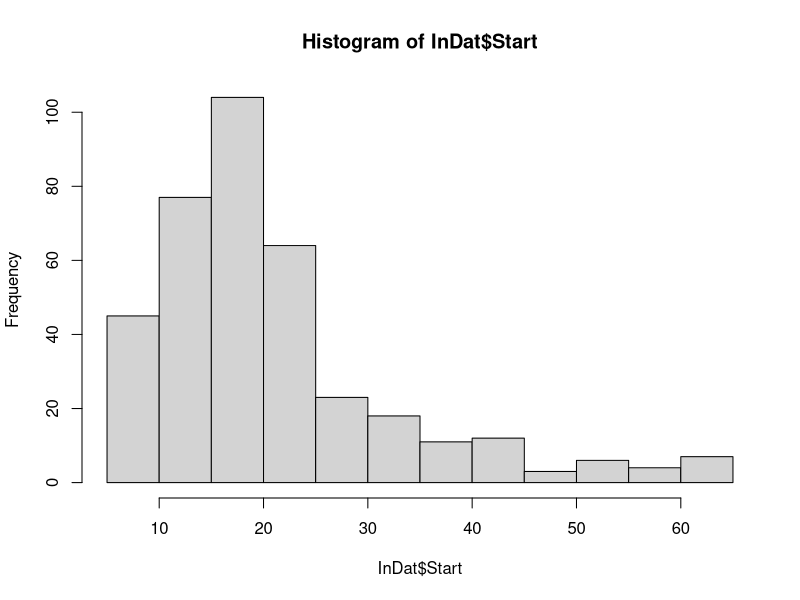
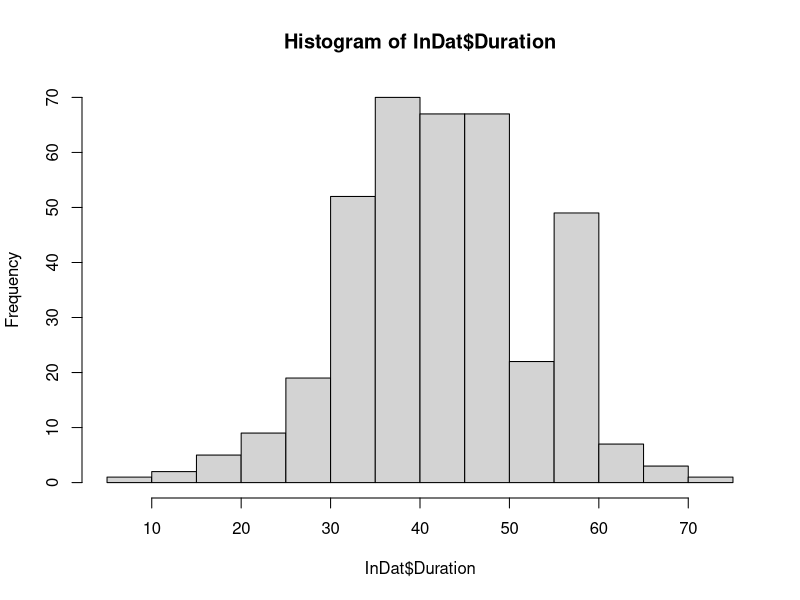
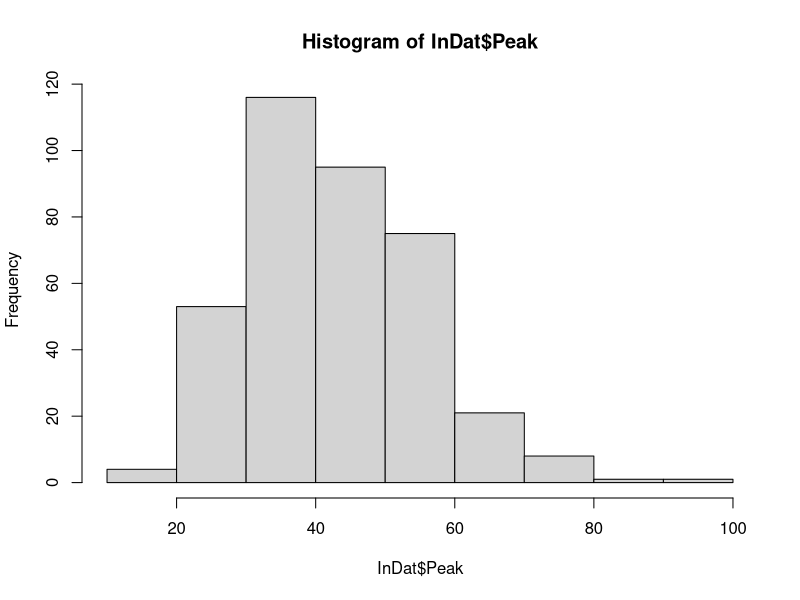
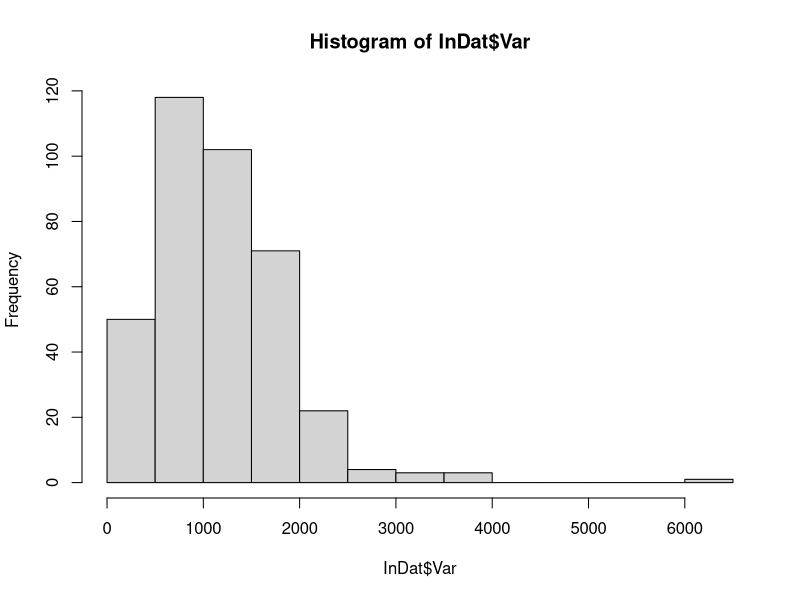
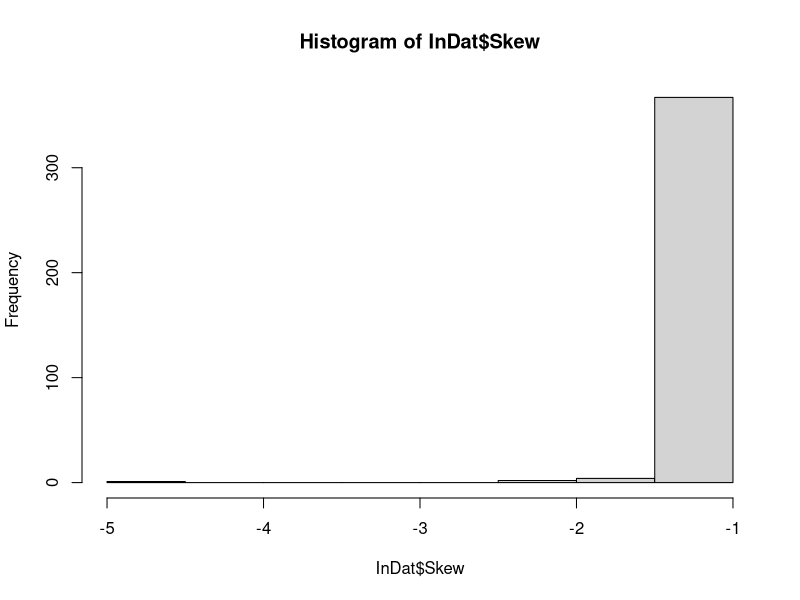
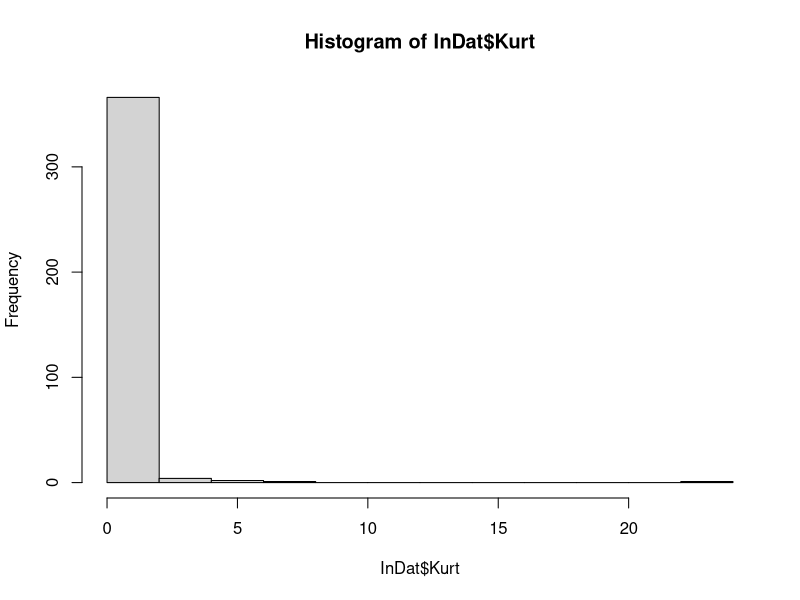

R code for these plots, in order:
## ---- chunk 1
library(tidyverse)
library(lme4)
## ---- chunk 2
InDat<-read.csv("./data/FloralDisplayInd.csv")
## ---- chunk 3
hist(InDat$Start)
hist(InDat$Duration)
hist(InDat$Peak)
hist(InDat$Var)
hist(InDat$Skew)
hist(InDat$Kurt)

InDat[InDat$Var > 5000 & !is.na(InDat$Kurt),c("Num","Fam","Pop","Var")]# Outlier?
InDat[InDat$Skew <= -4 & !is.na(InDat$Kurt),c("Num","Fam","Pop","Skew")]# Outlier?
InDat[InDat$Kurt >= 10 & !is.na(InDat$Kurt),c("Num","Fam","Pop","Kurt")]# Outlier?

## ---- chunk 4
PDat<-InDat %>%
  select(Num:Lat,Start,Peak,Duration,Var,Skew,Kurt) %>%
  mutate(S_Start = (Start-mean(Start,na.rm=T))/sd(Start,na.rm=T)) %>%
  mutate(S_Peak = (Peak-mean(Peak,na.rm=T))/sd(Peak,na.rm=T)) %>%  
  mutate(S_Duration = (Duration-mean(Duration,na.rm=T))/sd(Duration,na.rm=T)) %>%  
  mutate(S_Var = (Var-mean(Var,na.rm=T))/sd(Var,na.rm=T)) %>%
  mutate(S_Skew = (Skew-mean(Skew,na.rm=T))/sd(Skew,na.rm=T)) %>%
  mutate(S_Kurt = (Kurt-mean(Kurt,na.rm=T))/sd(Kurt,na.rm=T))  
## ---- chunk 5
MDat<-PDat %>%
  select(Num:Lat, S_Start, S_Peak, S_Duration, S_Var, S_Skew, S_Kurt) %>%
  gather(key = "Fparm", value = "Value",
       S_Start, S_Peak, S_Duration, S_Var, S_Skew, S_Kurt)
MDat$PseudoGroup<-as.factor("Group")
## ---- chunk 6
for (trait in unique(MDat$Fparm)){
  Mod0 <- lmer(Value ~ 1 + (1|Pop), data = MDat[ MDat$Fparm == trait , ])
  Mod1 <- lmer(Value ~ 1 + Pop + (1|Pop), data = MDat[ MDat$Fparm == trait , ])
  print("--------------")
  print(trait)
  print("--------------")
  print(anova(Mod0,Mod1))
  print("--------------")
  
  Mod0<-Mod1<-NA # Clean-up
}
## ---- chunk 7
for (trait in unique(MDat$Fparm)){
  Mod0 <- lmer(Value ~ 1 + (1|Pop), data = MDat[ MDat$Fparm == trait , ])
  Mod1 <- lmer(Value ~ 1 + Lat + (1|Pop), data = MDat[ MDat$Fparm == trait , ])
  print("--------------")
  print(trait)
  print("--------------")
  print(anova(Mod0,Mod1))
  print("--------------")
  
  Mod0<-Mod1<-NA # Clean-up
}
## ---- chunk 8
for (trait in unique(MDat$Fparm)){
  Mod0 <- lmer(Value ~ 1 + Lat + (1|Pop), data = MDat[ MDat$Fparm == trait , ])
  Mod1 <- lmer(Value ~ 1 + Lat + Pop + (1|Pop), data = MDat[ MDat$Fparm == trait , ])
  print("--------------")
  print(trait)
  print("--------------")
  print(anova(Mod0,Mod1))
  print("--------------")
  
    Mod0<-Mod1<-NA # Clean-up

}
